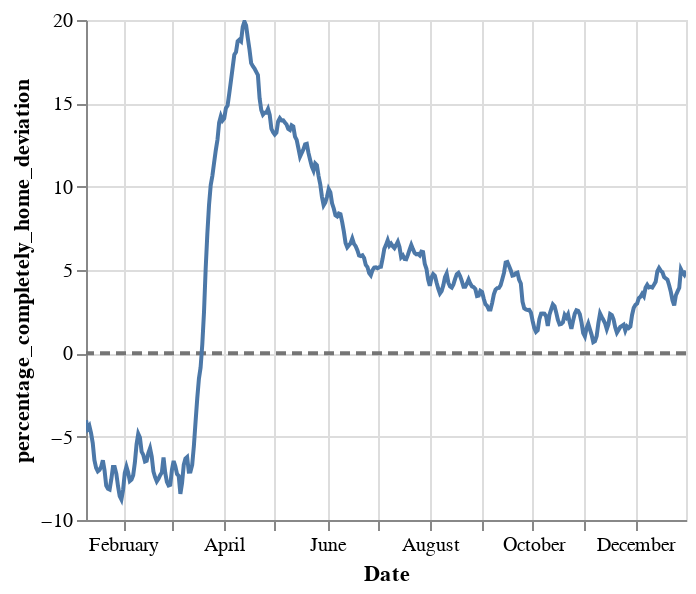

Notebook code cell kept with this figure:
### Code cell
#Visualising mobility

title = '{} {}'.format(city,year)
chart = alt.Chart(grouped_rolling.reset_index()).mark_line().encode(
    x=alt.X('date', title='Date'),
    y=alt.Y('percentage_completely_home_deviation', type='quantitative')
).properties(
    width=300,
    height=250
)

line = alt.Chart(pd.DataFrame({'percentage_completely_home_deviation':[0]})).mark_rule(color='#757575',strokeDash=[5,3], size=2).encode(
    y='percentage_completely_home_deviation',
    # color=alt.value("#757575"),
    size=alt.value(2),
)

( line + chart ).interactive()

### Figure 1 — Vega-Lite specification as saved in the notebook (floating-point values rounded to 4 significant figures; data arrays with more than 128 entries replaced by an {"elided": "..."} marker saying what was removed)
{"config": {"view": {"continuousWidth": 400, "continuousHeight": 300}}, "layer": [{"data": {"name": "data-a7ce3f6d5b2823f8bfd99be7b33c94b0"}, "mark": {"type": "rule", "color": "#757575", "size": 2, "strokeDash": [5, 3]}, "encoding": {"size": {"value": 2}, "y": {"type": "quantitative", "field": "percentage_completely_home_deviation"}}, "selection": {"selector005": {"type": "interval", "bind": "scales", "encodings": ["x", "y"]}}}, {"data": {"name": "data-8862bae0df4958da2ab583b695cdb129"}, "mark": "line", "encoding": {"x": {"type": "temporal", "field": "date", "title": "Date"}, "y": {"type": "quantitative", "field": "percentage_completely_home_deviation"}}, "height": 250, "width": 300}], "$schema": "https://vega.github.io/schema/vega-lite/v4.8.1.json", "datasets": {"data-a7ce3f6d5b2823f8bfd99be7b33c94b0": [{"percentage_completely_home_deviation": 0}], "data-8862bae0df4958da2ab583b695cdb129": {"elided": "357 records"}}}
